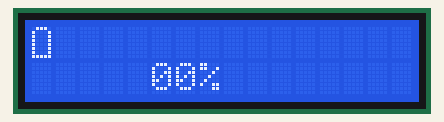
A sketch run on a simulated Arduino Uno, built with avr-gcc and run on an emulated ATmega328P. Parts: 16×2 character LCD.

Above: at 0.12 s.
At 2.64 s:
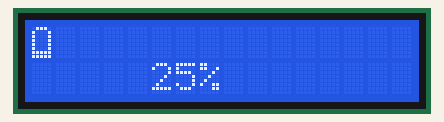
At 5.17 s:
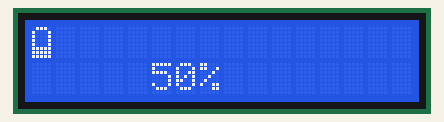
At 7.7 s:
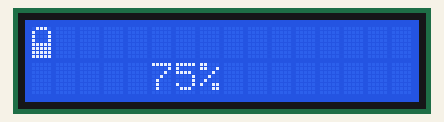
At 10.2 s:
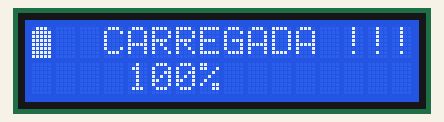
At 14.25 s:
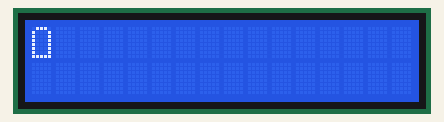

The sketch:

Programa_LCD_Bateria.ino
```cpp
#include <LiquidCrystal.h>
LiquidCrystal lcd(12, 11, 5, 4, 3, 2);

void stage1 ();
void stage2 ();
void stage4 ();
void stage5 ();
void stage6 ();
void stage10 ();
void stage11 ();
int contu =  0;
int contd =  0;
int contc =  1;
int contqtd  = 0;
int i;
 byte customChar[] = {
  B01110,
  B11111,
  B11111,
  B11111,
  B11111,
  B11111,
  B11111,
  B11111
};
void setup() {

  lcd.begin(16, 2);
   stage11 ();

}

void loop() {


    for (i=0; i<=100; i++)
	{

           if (contqtd == 10)
           {
           	 contc   = 1;
           	 contu   = 0;
           	 contd   = 0;
           	 contqtd = 0;
             stage11 ();
		   }
		   else
		   {
		   	  contc = 0;
		   }

           // --------------------------------------- //

                lcd.setCursor(7, 1);
                lcd.print("%");

                lcd.setCursor(6, 1);
                lcd.print(contu);

                lcd.setCursor(5, 1);
                lcd.print(contd);
                if (contc != 1)
                {
                  lcd.setCursor(4, 1);
                  lcd.print("");
                }
                else
                {
                  if (contc == 1)
                  {
                     lcd.setCursor(4, 1);
                     lcd.print("1");
                  }

                }
           // --------------------------------------- //
            if (contc == 1)
            {
              stage1 ();
              contc  = 0;
              lcd.setCursor( 2 , 0);
              lcd.print (" CARREGADA !!!");
              delay (4000);
              lcd.clear();
              stage11 ();
            }
             else
            {
               if (contu == 0 && contd == 8)
               {
                   stage2 ();

               }
               else
               {
                 if(contu == 0 && contd == 6)
                 {
                    stage4();

                 }
                 else
                 {
                   if (contu == 0 && contd == 4)
                   {
                      stage5 ();

                   }
                   else
                   {
                      if(contu == 0 && contd == 2)
                      {
                          stage6 ();

                      }
                      else
                      {
                        if(contu == 0 && contd == 0)
                        {
                             stage11 ();

                        }
                      }
                   }
                 }
               }
            }
           // --------------------------------------- //
		   contu = contu + 1;
		   if (contu == 10)
		   {
			   contu = 0;
			   contd = contd + 1;

		   }
		   if (contd == 10)
		   {
			    contqtd = 10;
			    contd = 0;
		   }
      delay(100);
	}

}
// ------------------------------- //


void stage1 ()
{
  byte customChar[] = {
  B01110,
  B11111,
  B11111,
  B11111,
  B11111,
  B11111,
  B11111,
  B11111
};
  lcd.createChar(1, customChar);
  lcd.home();
  lcd.write(1);
}
void stage2 ()
{
  byte customChar[] = {
  B01110,
  B10001,
  B11111,
  B11111,
  B11111,
  B11111,
  B11111,
  B11111
};
  lcd.createChar(1, customChar);
  lcd.home();
  lcd.write(1);
}

void stage4 ()
{
  byte customChar[] = {
  B01110,
  B10001,
  B10001,
  B10001,
  B11111,
  B11111,
  B11111,
  B11111
};
     lcd.createChar(1, customChar);
     lcd.home();
     lcd.write(1);
}
void stage5 ()
{
  byte customChar[] = {
  B01110,
  B10001,
  B10001,
  B10001,
  B10001,
  B11111,
  B11111,
  B11111
};
     lcd.createChar(1, customChar);
     lcd.home();
     lcd.write(1);
}
void stage6 ()
{
  byte customChar[] = {
  B01110,
  B10001,
  B10001,
  B10001,
  B10001,
  B10001,
  B11111,
  B11111
};
     lcd.createChar(1, customChar);
     lcd.home();
     lcd.write(1);
}

void stage11 ()
{
  byte customChar[] = {
  B01110,
  B10001,
  B10001,
  B10001,
  B10001,
  B10001,
  B10001,
  B11111
};
  lcd.createChar(1, customChar);
  lcd.home();
  lcd.write(1);
}

void stage10 ()
{
  byte customChar[] = {
  B01110,
  B10001,
  B11111,
  B11111,
  B11111,
  B11111,
  B11111,
  B11111
};
  lcd.createChar(1, customChar);
  lcd.home();
  lcd.write(1);
}
```

Measured:
- by itself, everything shown: repeats every 14.1 s, in 101 steps
- what the display in image 4 shows lasts 4.0 s, from 10.2 s to 14.2 s
